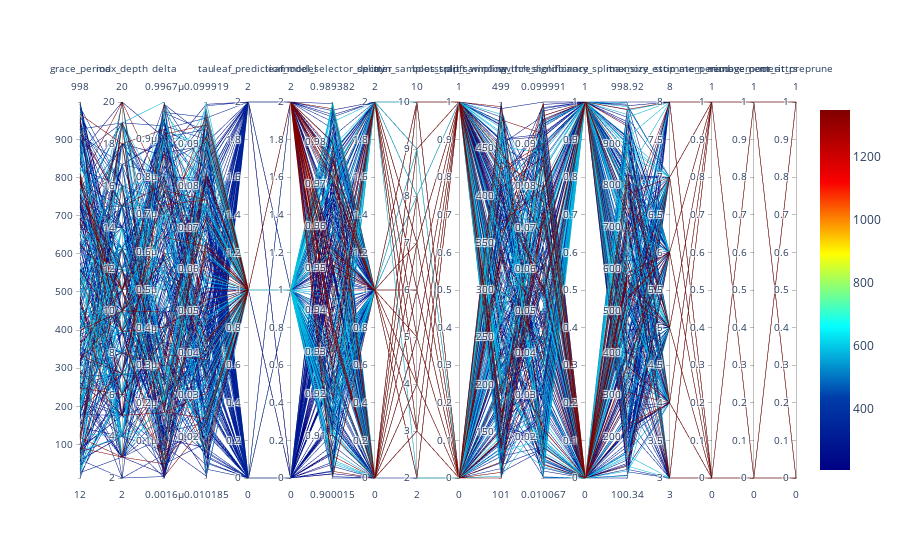

Notebook source saved alongside this figure:
### Markdown cell above
## Parallel Coordinates Plots

### Code cell
spot_tuner.parallel_plot()

### Figure 1 — Plotly figure (JSON) as saved in the notebook; plotly's stock layout.template omitted (floating-point values rounded to 4 significant figures; data arrays with more than 128 entries replaced by an {"elided": "..."} marker saying what was removed)
{"data": [{"dimensions": [{"label": "grace_period", "range": [12, 998], "values": {"elided": "324 int values"}}, {"label": "max_depth", "range": [2, 20], "values": {"elided": "324 int values"}}, {"label": "delta", "range": [1.576e-09, 9.967e-07], "values": {"elided": "324 float values"}}, {"label": "tau", "range": [0.01019, 0.09992], "values": {"elided": "324 float values"}}, {"label": "leaf_prediction", "range": [0, 2], "values": {"elided": "324 int values"}}, {"label": "leaf_model", "range": [0, 2], "values": {"elided": "324 int values"}}, {"label": "model_selector_decay", "range": [0.9, 0.9894], "values": {"elided": "324 float values"}}, {"label": "splitter", "range": [0, 2], "values": {"elided": "324 int values"}}, {"label": "min_samples_split", "range": [2, 10], "values": {"elided": "324 int values"}}, {"label": "bootstrap_sampling", "range": [0, 1], "values": {"elided": "324 int values"}}, {"label": "drift_window_threshold", "range": [101, 499], "values": {"elided": "324 int values"}}, {"label": "switch_significance", "range": [0.01007, 0.09999], "values": {"elided": "324 float values"}}, {"label": "binary_split", "range": [0, 1], "values": {"elided": "324 int values"}}, {"label": "max_size", "range": [100.3, 998.9], "values": {"elided": "324 float values"}}, {"label": "memory_estimate_period", "range": [3, 8], "values": {"elided": "324 int values"}}, {"label": "stop_mem_management", "range": [0, 1], "values": {"elided": "324 int values"}}, {"label": "remove_poor_attrs", "range": [0, 1], "values": {"elided": "324 int values"}}, {"label": "merit_preprune", "range": [0, 1], "values": {"elided": "324 int values"}}], "line": {"cmax": 1348.0, "cmin": 205.0, "color": {"elided": "324 float values"}, "colorscale": [[0, "rgb(0,0,131)"], [0.2, "rgb(0,60,170)"], [0.4, "rgb(5,255,255)"], [0.6, "rgb(255,255,0)"], [0.8, "rgb(250,0,0)"], [1, "rgb(128,0,0)"]], "showscale": true}, "type": "parcoords"}], "layout": {}}
